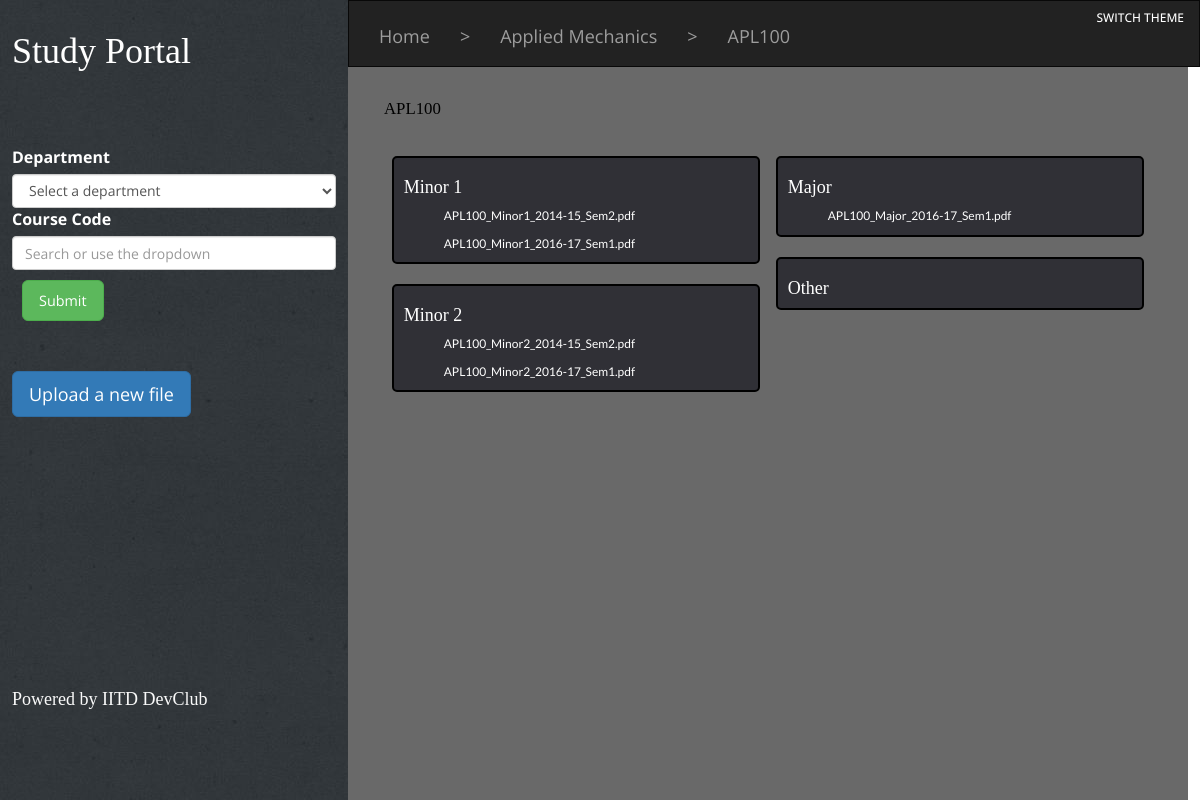
/studapp/view/?department=8&course_code=APL100, run on the app's committed database.
### studapp/models.py (models this page shows, shortened)
class Course_code(models.Model):
	dept=models.ForeignKey(Department,on_delete=models.CASCADE)
	code=models.CharField(max_length=6)#like APL100

class Department(models.Model):
	dept=models.CharField(max_length=50)
	code=models.CharField(max_length=3)

class Minor1(models.Model):
	course=models.ForeignKey(Course_code,on_delete=models.CASCADE)
	paper = models.FileField()

class Minor2(models.Model):
	course=models.ForeignKey(Course_code,on_delete=models.CASCADE)
	paper = models.FileField()

class Major(models.Model):
	course=models.ForeignKey(Course_code,on_delete=models.CASCADE)
	paper = models.FileField()

### studapp/views.py (the view)
def display(request):
	all_departments=Department.objects.order_by('dept')
	all_courses=Course_code.objects.order_by('code')
	department_id=request.GET.get('department','None')
	try:
		course_code_id=Course_code.objects.get(code=request.GET.get('course_code','None').upper()).id
	except:
		course_code_id='0'
	if department_id=='0' and course_code_id=='0':
		return render(request,'studapp/index.html',{'departments':all_departments,'courses':all_courses})
	elif course_code_id=='0':
		dept=Department.objects.get(pk=department_id)
		return render(request,'studapp/get_course_codes.html',{'department':dept,'departments':all_departments,'courses':all_courses})
	else:
		course=Course_code.objects.get(pk=course_code_id)
		return render(request,'studapp/get_papers.html',{'course':course,'departments':all_departments,'courses':all_courses})

### studapp/templates/studapp/get_papers.html (shortened to what this page needs)
{% extends 'studapp/index.html' %}
{% load static %}
{% block navbar %}
<nav class="navbar navbar-inverse" style="position:fixed;top:0px;width:71vw;border-radius:0px;left:29vw;">
  <div class="container-fluid">
    <ol class="nav navbar-nav" style='font-size:1.5vw;padding-bottom: 5px; display: inline-block;float: left;'>
      <li style="display: inline-block;"><a href="/studapp/">Home</a></li>
<li style="pointer-events: none;cursor: default; display: inline-block;" class='nav_li'><a href="/studapp/">></a></li>
<li style="display: inline-block;"><a href="?department={{course.dept.id}}&course_code=0">{{course.dept.dept}}</a></li>
<li style="pointer-events: none;cursor: default;display: inline-block;" class='nav_li'><a href="/studapp/">></a></li>
  <li class='nav_li' style="display: inline-block;"><a href="?department={{course.dept.id}}&course_code={{course.code}}">{{course.code}}</a></li>
    </ol>
    <a style="text-decoration:none; float:right;" href="/studapp/light/"><h4 style="color:white;font-size:1vw; ">SWITCH THEME</h4></a>
  </div>
</nav>
{% endblock %}
{% block content %}
<h2 id='code'>{{ course.code }}</h2>
<br />
<span id='papers'>
<div style="width: 50%; margin: 0px; display: inline-block; float: left;">
<div class="section">
<h3>Minor 1</h3>
<ul>
{% for exam in course.minor1_set.all %}
<li><a class='p' href={{exam.paper.url}}>{{exam.paper}}</a></li>
{% endfor %}
</ul>
</div>
<div class="section">
<h3>Minor 2</h3>
<ul>
{% for exam in course.minor2_set.all %}
<li><a class='p' href={{exam.paper.url}}>{{exam.paper}}</a></li>
{% endfor %}
</ul>
</div>
</div>
<div style="width: 50%; margin: 0px; display: inline-block; float: left;">
<div class="section">
<h3>Major</h3>
<ul>
{% for exam in course.major_set.all %}
<li><a class='p' href={{exam.paper.url}}>{{exam.paper}}</a></li>
{% endfor %}
</ul>
</div>
<div class="section">
<h3>Other</h3>
</div>
</div>
</span>
{% endblock %}

### studapp/static/studapp/style.css (style rules this page uses)
* { box-sizing: border-box; }
body { margin: 0; padding:0; }
a { color: White; text-decoration: none; }
h1,h2 { color: rgb(0,0,0); font-family: 'Slabo 27px', serif; }
h2 { font-size: 1.4vw; }
h3 { font-size: 1.2vw; width: 300px; color: #000; font-family: 'Slabo 27px', serif; }
.p { color: Black; font-family: Lato; }
html { background: rgb(244, 246, 246); }
body { font-family: 'Open Sans', sans-serif; font-size: 1vw; font-weight: 400; }
li { display: block; margin: 10px 0 0 0; }
.section { width: 96%; margin: 10px 2%; padding: 0px 10px; float: left; background-color: #303036; display: block; border: 2px solid #000; border-radius: 5px; }
.section h3 { color: white; font-size: 1.5em; }
.section a { color: white; }

### data on the page
Course_code: dept.dept "Applied Mechanics", code "APL100"
Minor1: paper "APL100_Minor1_2014-15_Sem2.pdf"
Minor1: paper "APL100_Minor1_2016-17_Sem1.pdf"
Minor2: paper "APL100_Minor2_2014-15_Sem2.pdf"
Minor2: paper "APL100_Minor2_2016-17_Sem1.pdf"
Major: paper "APL100_Major_2016-17_Sem1.pdf"
